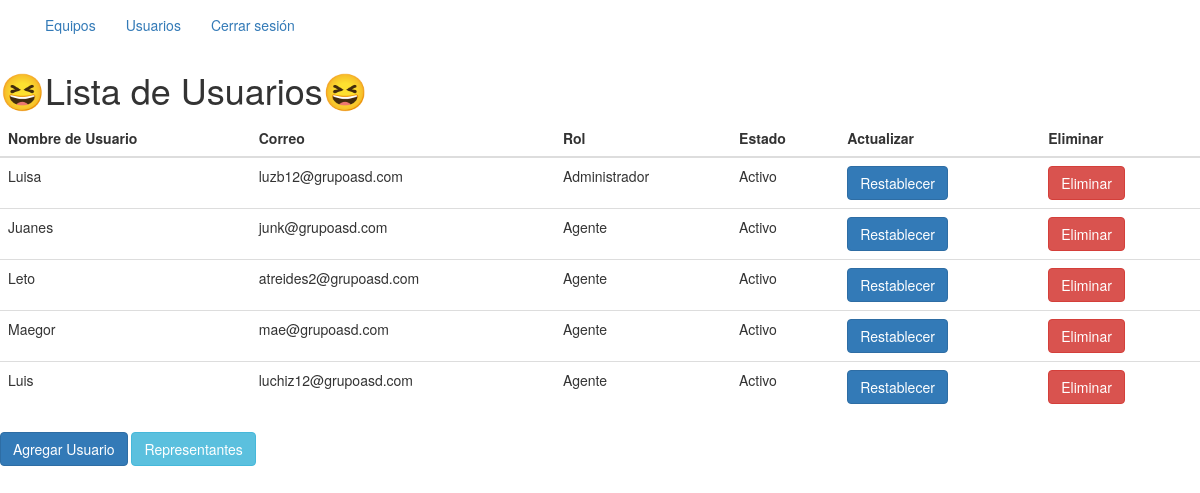
The app's page /usuarios/lista-usuarios (signed in) with its own data.
### app/models.py (models this page shows, shortened)
class Usuario(UserMixin, db.Model):
    __tablename__ = "usuario"
    id = db.Column(db.Integer, primary_key=True)
    userName = db.Column(db.String(100), unique=True, nullable=False)
    email = db.Column(db.String(120), unique=True, nullable=False)
    rol = db.Column(db.Enum(Rol), default=Rol.AGENTE)
    password = db.Column(db.String(128), nullable=False)
    estado = db.Column(db.Enum(Estado_usuario), default=Estado_usuario.ACTIVO)
    created_at = db.Column(db.DateTime, default=datetime.utcnow, nullable=False)
    updated_at = db.Column(db.DateTime, default=datetime.utcnow, onupdate=datetime.utcnow, nullable=False)

### app/usuarios/routes.py (the view)
@usuarios.route('/lista-usuarios')
@acceso_requerido(roles=["Administrador"])
@login_required
def lista_usuarios():
    try:
        usuarios = Usuario.query.all()
        return render_template('lista_usuarios.html', usuarios=usuarios)
    except Exception as e:
        flash(_("Error al obtener lista de usuarios: {}").format(e))
        return redirect(url_for('equipos.listar'))

### app/auth/routes.py (called while the page is built)
def acceso_requerido(roles=None):
    if roles is None:
        roles = []
    def decorador(f):
        @wraps(f)
        def decorated_function(*args, **kwargs):
            if current_user.is_authenticated is False:
                flash("Debes iniciar sesión para acceder a esta página")
                return redirect('/auth/login')
            if roles and current_user.rol.value not in roles:
                flash("No tienes permisos para acceder a esta página")
                return redirect('/auth/login')
            return f(*args, **kwargs)
        return decorated_function
    return decorador

### app/models.py (called while the page is built)
@login.user_loader
def user_loader(id):
    return Usuario.query.get(id)

### app/usuarios/templates/lista_usuarios.html (shortened to what this page needs)
{% extends "base.html" %} {% block content %}
<nav class="nav nav-inverse">
  <div class="container">
    <ul class="nav navbar-nav">
      <li><a href="/equipos/lista-equipos">Equipos</a></li>
      <li><a href="/usuarios/lista-usuarios">Usuarios</a></li>
      {% if current_user.is_authenticated %}
      <li>
        <a href="/auth/logout">Cerrar sesión</a>
      </li>
      {% else %}
      <li>
        <a href="/auth/logout">Cerrar sesión</a>
      </li>
      {% endif %}
    </ul>
  </div>
</nav>
<h1>😆Lista de Usuarios😆</h1>
<table class="table table-hover">
  <thead>
    <tr>
      <th>Nombre de Usuario</th>
      <th>Correo</th>
      <th>Rol</th>
      <th>Estado</th>
      <th>Actualizar</th>
      <th>Eliminar</th>
    </tr>
  </thead>
  <tbody>
    {% for usuario in usuarios %}
    <tr>
      <td>{{usuario.userName}}</td>
      <td>{{usuario.email}}</td>
      <td>{{usuario.rol.value}}</td>
      <td>{{usuario.estado.value}}</td>
      <td>
        <a href="/usuarios/restablecer-usuario/{{usuario.id}}" class="btn btn-primary">Restablecer</a>
      </td>
      <td>
        <a href="/usuarios/eliminar-usuario/{{usuario.id}}" class="btn btn-danger">Eliminar</a>
      </td>
    </tr>
    {% endfor %}
  </tbody>
</table>
<div class="d-grid gap-2 col-6 mx-auto">
  <a href="/usuarios/crear-usuario" class="btn btn-primary">Agregar Usuario</a>
  <a href="/representantes/lista-representantes" class="btn btn-info">Representantes</a>
</div>
{% endblock%}

### records on screen
Usuario: userName "Luisa", email "luzb12@grupoasd.com", rol.value "Administrador", estado.value "Activo"
Usuario: userName "Juanes", email "junk@grupoasd.com", rol.value "Agente", estado.value "Activo"
Usuario: userName "Leto", email "atreides2@grupoasd.com", rol.value "Agente", estado.value "Activo"
Usuario: userName "Maegor", email "mae@grupoasd.com", rol.value "Agente", estado.value "Activo"
Usuario: userName "Luis", email "luchiz12@grupoasd.com", rol.value "Agente", estado.value "Activo"
